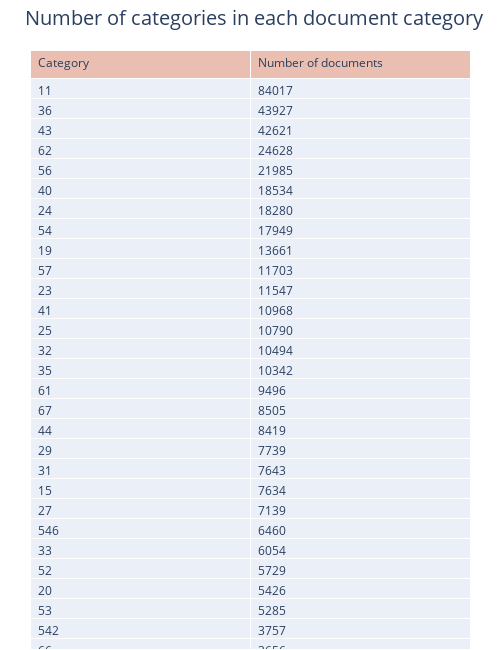

The notebook cell this image was saved under:
### Markdown cell above
### Explore the document categories (the target)

### Code cell
trace = go.Table(
                header=dict(values=['Category','Number of documents'],
                fill = dict(color=['#EABEB0']),
                align = ['left'] * 5),
                cells=dict(values=[df.category.value_counts().index,df.category.value_counts()],
                align = ['left'] * 5))

layout = go.Layout(title='Number of categories in each document category',
                   titlefont = dict(size = 20),
                   width=500, height=650,
                   paper_bgcolor =  'rgba(0,0,0,0)',
                   plot_bgcolor = 'rgba(0,0,0,0)',
                   autosize = False,
                   margin=dict(l=30,r=30,b=1,t=50,pad=1),
                   )
data = [trace]
fig = dict(data=data, layout=layout)
iplot(fig)

### Figure 1 — Plotly figure (JSON) as saved in the notebook; plotly's stock layout.template omitted (floating-point values rounded to 4 significant figures)
{"data": [{"cells": {"align": ["left", "left", "left", "left", "left"], "values": [[11, 36, 43, 62, 56, 40, 24, 54, 19, 57, 23, 41, 25, 32, 35, 61, 67, 44, 29, 31, 15, 27, 546, 33, 52, 20, 53, 542, 66, 26, 13, 14, 30, 47, 37, 12, 28, 556, 46, 45, 58, 65, 21, 51, 22, 10, 55, 77, 210, 233, 620, 16, 18, 74, 34, 102, 552, 547, 548, 42, 49, 76, 71], [84017, 43927, 42621, 24628, 21985, 18534, 18280, 17949, 13661, 11703, 11547, 10968, 10790, 10494, 10342, 9496, 8505, 8419, 7739, 7643, 7634, 7139, 6460, 6054, 5729, 5426, 5285, 3757, 3656, 3463, 3328, 2676, 2518, 2410, 2306, 2298, 1802, 1745, 1697, 1265, 1174, 1152, 1118, 907, 634, 607, 541, 349, 251, 205, 188, 167, 137, 115, 112, 108, 103, 93, 75, 62, 58, 9, 3]]}, "header": {"align": ["left", "left", "left", "left", "left"], "fill": {"color": ["#EABEB0"]}, "values": ["Category", "Number of documents"]}, "type": "table"}], "layout": {"autosize": false, "height": 650, "margin": {"b": 1, "l": 30, "pad": 1, "r": 30, "t": 50}, "paper_bgcolor": "rgba(0,0,0,0)", "plot_bgcolor": "rgba(0,0,0,0)", "title": {"font": {"size": 20}, "text": "Number of categories in each document category"}, "width": 500}}
